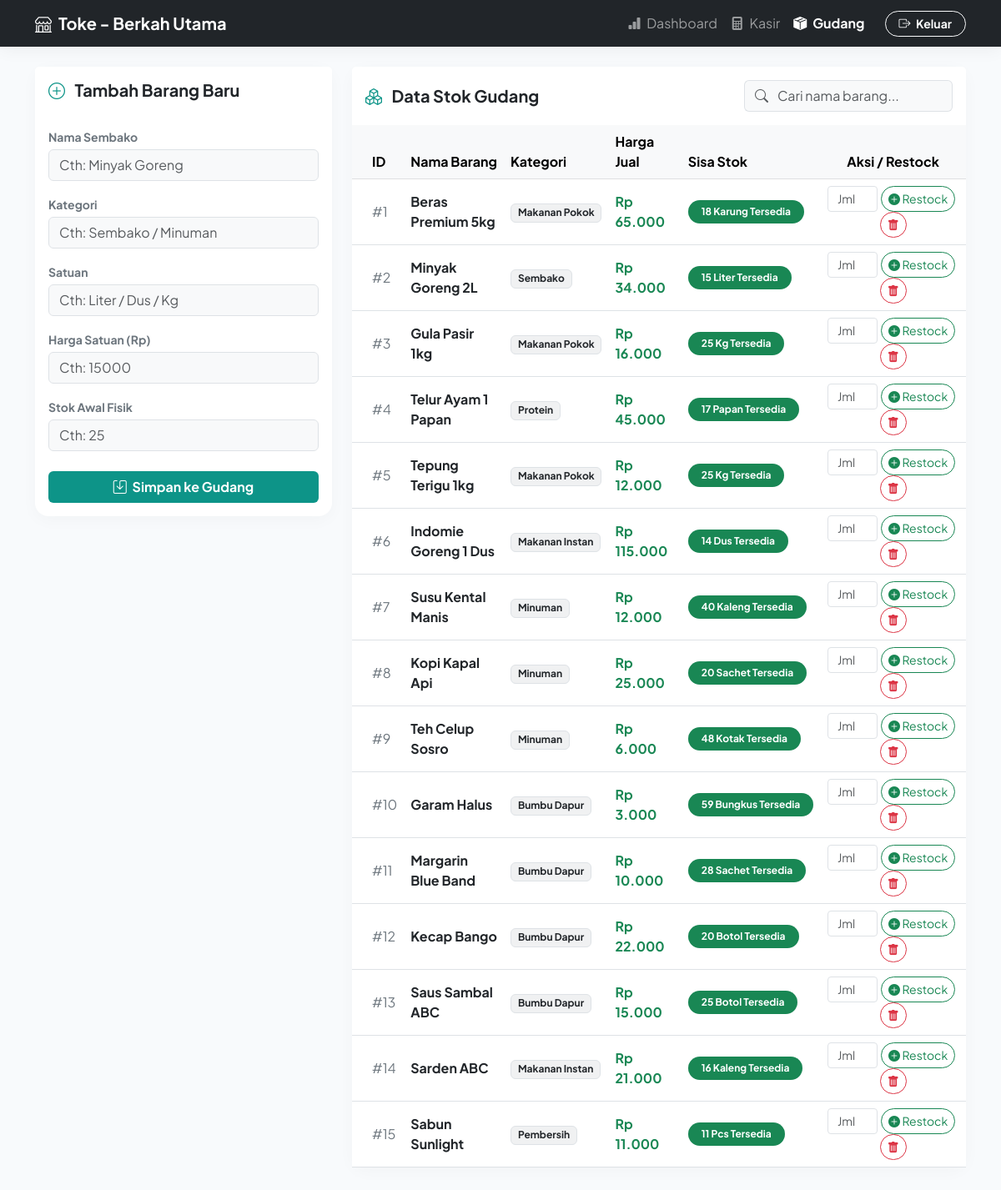
The page /barang (signed in) on the database its author committed.
### tables this page shows
CREATE TABLE barang (
            id_barang INTEGER PRIMARY KEY AUTOINCREMENT,
            nama_barang TEXT NOT NULL,
            kategori TEXT NOT NULL,
            satuan TEXT NOT NULL,
            harga INTEGER NOT NULL,
            stok INTEGER NOT NULL
        );

### app.py (the view, shortened to what this page needs)
@app.route('/barang', methods=['GET', 'POST'])
@login_required
def barang():
    conn = get_db_connection()
    barang_list = conn.execute('SELECT * FROM barang').fetchall()
    conn.close()
    return render_template('barang.html', barang=barang_list)

### app.py (called while the page is built)
def get_db_connection():
    conn = sqlite3.connect(DB_NAME)
    conn.row_factory = sqlite3.Row
    return conn

def login_required(f):
    @wraps(f)
    def decorated_function(*args, **kwargs):
        if 'logged_in' not in session:
            return redirect(url_for('login'))
        return f(*args, **kwargs)
    return decorated_function

### templates/barang.html (shortened to what this page needs)
<!DOCTYPE html>
<html lang="id">
<head>
    <link href="https://cdn.jsdelivr.net/npm/bootstrap@5.3.0/dist/css/bootstrap.min.css" rel="stylesheet">
    <link rel="stylesheet" href="https://cdn.jsdelivr.net/npm/bootstrap-icons@1.10.5/font/bootstrap-icons.css">
</head>
<body>
    <nav class="navbar navbar-expand-lg navbar-dark bg-dark mb-4 sticky-top">
        <div class="container">
            <a class="navbar-brand fw-bold" href="/dashboard"><i class="bi bi-shop me-2"></i>Toke - Berkah Utama</a>
            <div class="navbar-nav ms-auto align-items-center">
                <a class="nav-link" href="/dashboard"><i class="bi bi-bar-chart-fill me-1"></i> Dashboard</a>
                <a class="nav-link" href="/kasir"><i class="bi bi-calculator-fill me-1"></i> Kasir</a>
                <a class="nav-link active fw-bold text-teal me-3" href="/barang"><i class="bi bi-box-seam-fill me-1"></i> Gudang</a>
                <a class="btn btn-sm btn-outline-light rounded-pill px-3 fw-bold" href="/logout"><i class="bi bi-box-arrow-right me-1"></i> Keluar</a>
            </div>
        </div>
    </nav>
    <div class="container mb-5">
        <div class="row align-items-start">
            <div class="col-lg-4 mb-4">
                <div class="card bg-white sticky-top" style="top: 20px;">
                    <div class="card-header bg-white p-3 border-bottom-0">
                        <h5 class="mb-0 fw-bold text-dark"><i class="bi bi-plus-circle me-2" style="color: #0d9488;"></i> Tambah Barang Baru</h5>
                    </div>
                    <div class="card-body">
                        <form method="POST">
                            <div class="mb-3">
                                <label class="text-secondary mb-1 small fw-bold">Nama Sembako</label>
                                <input type="text" name="nama_barang" class="form-control bg-light" placeholder="Cth: Minyak Goreng" required>
                            </div>
                            <div class="mb-3">
                                <label class="text-secondary mb-1 small fw-bold">Kategori</label>
                                <input type="text" name="kategori" class="form-control bg-light" placeholder="Cth: Sembako / Minuman" required>
                            </div>
                            <div class="mb-3">
                                <label class="text-secondary mb-1 small fw-bold">Satuan</label>
                                <input type="text" name="satuan" class="form-control bg-light" placeholder="Cth: Liter / Dus / Kg" required>
                            </div>
                            <div class="mb-3">
                                <label class="text-secondary mb-1 small fw-bold">Harga Satuan (Rp)</label>
                                <input type="number" name="harga" class="form-control bg-light" placeholder="Cth: 15000" required>
                            </div>
                            <div class="mb-4">
                                <label class="text-secondary mb-1 small fw-bold">Stok Awal Fisik</label>
                                <input type="number" name="stok" class="form-control bg-light" placeholder="Cth: 25" required>
                            </div>
                            <button type="submit" class="btn w-100 fw-bold text-white" style="background-color: #0d9488;"><i class="bi bi-save me-1"></i> Simpan ke Gudang</button>
                        </form>
                    </div>
                </div>
            </div>
            <div class="col-lg-8">
                <div class="card bg-white">
                    <div class="card-header bg-white p-3 border-bottom-0 d-flex justify-content-between align-items-center flex-wrap gap-2">
                        <h5 class="mb-0 fw-bold text-dark"><i class="bi bi-boxes me-2" style="color: #0d9488;"></i> Data Stok Gudang</h5>
                        <div class="input-group" style="width: 250px;">
                            <span class="input-group-text bg-light border-end-0"><i class="bi bi-search text-muted"></i></span>
                            <input type="text" id="cariBarang" class="form-control bg-light border-start-0 ps-0" placeholder="Cari nama barang...">
                        </div>
                    </div>
                    <div class="card-body p-0">
                        <div class="table-responsive">
                            <table class="table table-hover align-middle mb-0" id="tabelGudang">
                                <thead class="table-light">
                                    <tr>
                                        <th class="ps-4">ID</th>
                                        <th>Nama Barang</th>
                                        <th>Kategori</th>
                                        <th>Harga Jual</th>
                                        <th>Sisa Stok</th>
                                        <th class="text-center">Aksi / Restock</th>
                                    </tr>
                                </thead>
                                <tbody>
                                    {% for b in barang %}
                                    <tr>
                                        <td class="ps-4 text-secondary">#{{ b.id_barang }}</td>
                                        <td class="fw-bold nama-produk">{{ b.nama_barang }}</td>
                                        <td><span class="badge bg-secondary bg-opacity-10 text-dark border">{{ b.kategori }}</span></td>
                                        <td class="text-success fw-bold">Rp {{ "{:,.0f}".format(b.harga).replace(',', '.') }}</td>
                                        <td>
                                            {% if b.stok < 10 %}
                                                <span class="badge bg-danger rounded-pill px-3 py-2"><i class="bi bi-exclamation-triangle-fill"></i> {{ b.stok }} {{ b.satuan }}</span>
                                            {% else %}
                                                <span class="badge bg-success rounded-pill px-3 py-2">{{ b.stok }} {{ b.satuan }} Tersedia</span>
                                            {% endif %}
                                        </td>
                                        <td class="text-center">
                                            <form action="/restock_barang/{{ b.id_barang }}" method="POST" class="d-inline-flex align-items-center gap-1 me-1">
                                                <input type="number" name="tambah_stok" class="form-control form-control-sm text-center" style="width: 60px;" placeholder="Jml" min="1" required title="Tambah stok">
                                                <button type="submit" class="btn btn-sm btn-outline-success rounded-pill px-2" title="Restock">
                                                    <i class="bi bi-plus-circle-fill"></i> Restock
                                                </button>
                                            </form>
                                            <form action="/hapus_barang/{{ b.id_barang }}" method="POST" onsubmit="return confirm('Hapus barang ini?');" class="d-inline">
                                                <button type="submit" class="btn btn-sm btn-outline-danger rounded-pill" title="Hapus"><i class="bi bi-trash-fill"></i></button>
                                            </form>
                                        </td>
                                    </tr>
                                    {% endfor %}
                                </tbody>
                            </table>
                        </div>
                    </div>
                </div>
            </div>
        </div>
    </div>
</body>
</html>

### templates/barang.html (style rules this page uses)
body { font-family: 'Plus Jakarta Sans', sans-serif; background-color: #f8fafc; color: #1e293b; }
.navbar { box-shadow: 0 4px 20px rgba(0,0,0,0.05); }
.card { border: none; border-radius: 16px; box-shadow: 0 4px 20px rgba(0,0,0,0.03); }

### rows shown on the page
barang: id_barang "1", nama_barang "Beras Premium 5kg", kategori "Makanan Pokok", harga "65.000", stok "18", satuan "Karung"
barang: id_barang "2", nama_barang "Minyak Goreng 2L", kategori "Sembako", harga "34.000", stok "15", satuan "Liter"
barang: id_barang "3", nama_barang "Gula Pasir 1kg", kategori "Makanan Pokok", harga "16.000", stok "25", satuan "Kg"
barang: id_barang "4", nama_barang "Telur Ayam 1 Papan", kategori "Protein", harga "45.000", stok "17", satuan "Papan"
barang: id_barang "5", nama_barang "Tepung Terigu 1kg", kategori "Makanan Pokok", harga "12.000", stok "25", satuan "Kg"
barang: id_barang "6", nama_barang "Indomie Goreng 1 Dus", kategori "Makanan Instan", harga "115.000", stok "14", satuan "Dus"
barang: id_barang "7", nama_barang "Susu Kental Manis", kategori "Minuman", harga "12.000", stok "40", satuan "Kaleng"
barang: id_barang "8", nama_barang "Kopi Kapal Api", kategori "Minuman", harga "25.000", stok "20", satuan "Sachet"
barang: id_barang "9", nama_barang "Teh Celup Sosro", kategori "Minuman", harga "6.000", stok "48", satuan "Kotak"
barang: id_barang "10", nama_barang "Garam Halus", kategori "Bumbu Dapur", harga "3.000", stok "59", satuan "Bungkus"
barang: id_barang "11", nama_barang "Margarin Blue Band", kategori "Bumbu Dapur", harga "10.000", stok "28", satuan "Sachet"
barang: id_barang "12", nama_barang "Kecap Bango", kategori "Bumbu Dapur", harga "22.000", stok "20", satuan "Botol"
barang: id_barang "13", nama_barang "Saus Sambal ABC", kategori "Bumbu Dapur", harga "15.000", stok "25", satuan "Botol"
barang: id_barang "14", nama_barang "Sarden ABC", kategori "Makanan Instan", harga "21.000", stok "16", satuan "Kaleng"
barang: id_barang "15", nama_barang "Sabun Sunlight", kategori "Pembersih", harga "11.000", stok "11", satuan "Pcs"
